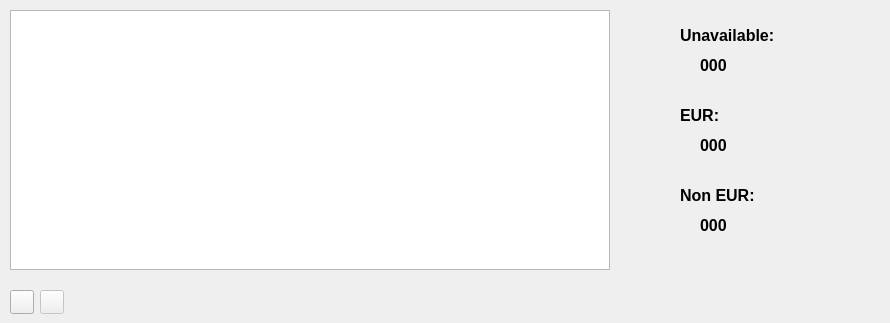
      <widget class="QWidget" name="allocation">
       <attribute name="title">
        <string>Allocation</string>
       </attribute>
       <widget class="QTableView" name="tableView_Allocation">
        <property name="geometry">
         <rect>
          <x>10</x>
          <y>10</y>
          <width>600</width>
          <height>260</height>
         </rect>
        </property>
       </widget>
       <widget class="QPushButton" name="pushButton_AddAllocation">
        <property name="geometry">
         <rect>
          <x>10</x>
          <y>290</y>
          <width>24</width>
          <height>24</height>
         </rect>
        </property>
        <property name="text">
         <string/>
        </property>
        <property name="icon">
         <iconset>
          <normalon>../../Custom_Icons/AddRow.png</normalon>
         </iconset>
        </property>
        <property name="iconSize">
         <size>
          <width>32</width>
          <height>32</height>
         </size>
        </property>
       </widget>
       <widget class="QPushButton" name="pushButton_DeleteAllocation">
        <property name="enabled">
         <bool>false</bool>
        </property>
        <property name="geometry">
         <rect>
          <x>40</x>
          <y>290</y>
          <width>24</width>
          <height>24</height>
         </rect>
        </property>
        <property name="text">
         <string/>
        </property>
        <property name="icon">
         <iconset>
          <normaloff>../../Custom_Icons/DeleteRow.png</normaloff>../../Custom_Icons/DeleteRow.png</iconset>
        </property>
        <property name="iconSize">
         <size>
          <width>32</width>
          <height>32</height>
         </size>
        </property>
       </widget>
       <widget class="QLabel" name="label_Unavailable">
        <property name="geometry">
         <rect>
          <x>680</x>
          <y>20</y>
          <width>191</width>
          <height>31</height>
         </rect>
        </property>
        <property name="font">
         <font>
          <pointsize>12</pointsize>
          <bold>true</bold>
         </font>
        </property>
        <property name="text">
         <string>Unavailable:</string>
        </property>
       </widget>
       <widget class="QLabel" name="label_NonEUR">
        <property name="geometry">
         <rect>
          <x>680</x>
          <y>180</y>
          <width>201</width>
          <height>31</height>
         </rect>
        </property>
        <property name="font">
         <font>
          <pointsize>12</pointsize>
          <bold>true</bold>
         </font>
        </property>
        <property name="text">
         <string>Non EUR:</string>
        </property>
       </widget>
       <widget class="QLabel" name="label_EUR">
        <property name="geometry">
         <rect>
          <x>680</x>
          <y>100</y>
          <width>191</width>
          <height>31</height>
         </rect>
        </property>
        <property name="font">
         <font>
          <pointsize>12</pointsize>
          <bold>true</bold>
         </font>
        </property>
        <property name="text">
         <string>EUR:</string>
        </property>
       </widget>
       <widget class="QLabel" name="label_Unavailable_Amount">
        <property name="geometry">
         <rect>
          <x>700</x>
          <y>50</y>
          <width>131</width>
          <height>31</height>
         </rect>
        </property>
        <property name="font">
         <font>
          <pointsize>12</pointsize>
          <bold>true</bold>
         </font>
        </property>
        <property name="text">
         <string>000</string>
        </property>
       </widget>
       <widget class="QLabel" name="label_EUR_Amount">
        <property name="geometry">
         <rect>
          <x>700</x>
          <y>130</y>
          <width>131</width>
          <height>31</height>
         </rect>
        </property>
        <property name="font">
         <font>
          <pointsize>12</pointsize>
          <bold>true</bold>
         </font>
        </property>
        <property name="text">
         <string>000</string>
        </property>
       </widget>
       <widget class="QLabel" name="label_NonEUR_Amount">
        <property name="geometry">
         <rect>
          <x>700</x>
          <y>210</y>
          <width>131</width>
          <height>31</height>
         </rect>
        </property>
        <property name="font">
         <font>
          <pointsize>12</pointsize>
          <bold>true</bold>
         </font>
        </property>
        <property name="text">
         <string>000</string>
        </property>
       </widget>
      </widget>
